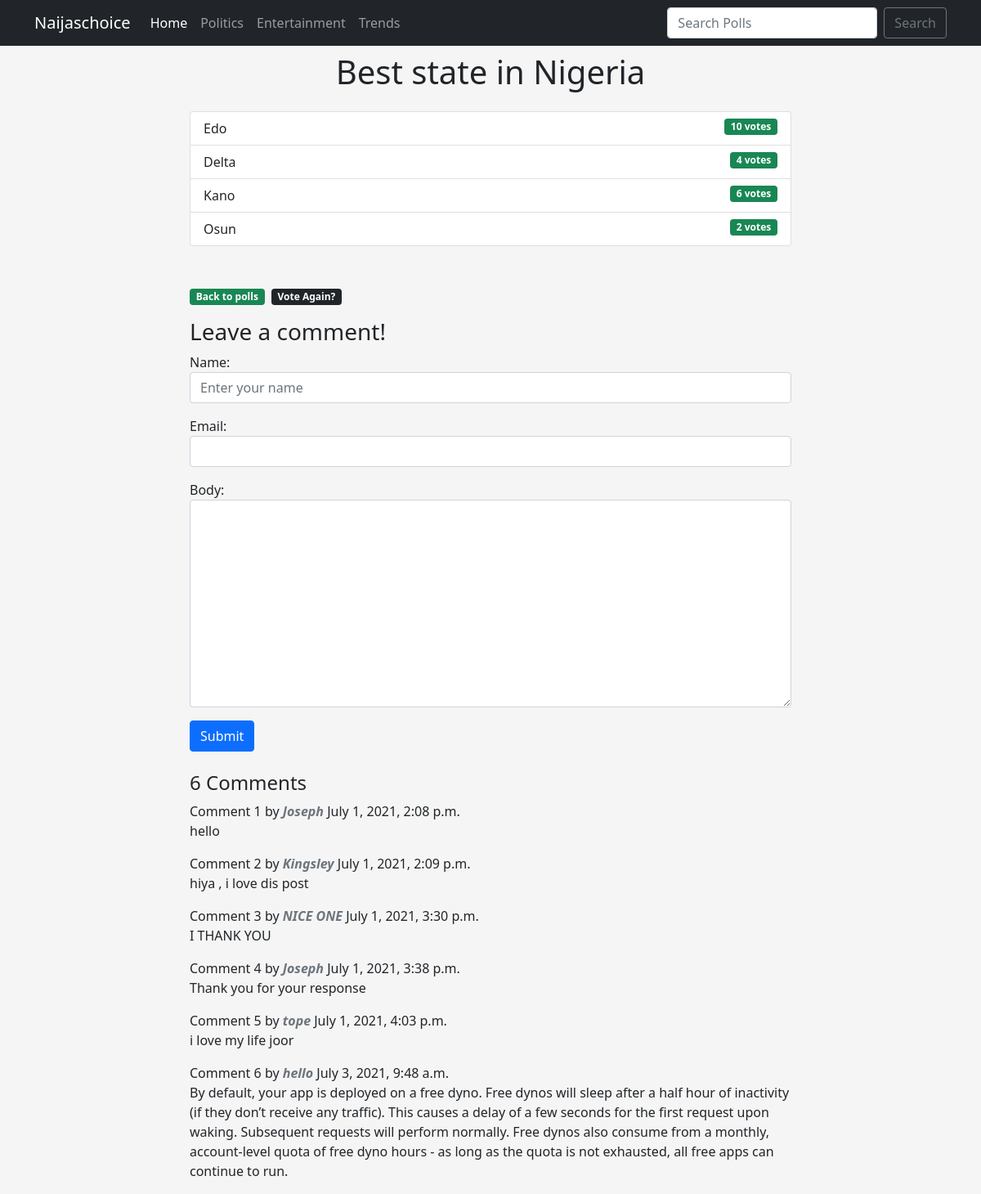
The app's page /2/results/ with its own data.
### polls/models.py (models this page shows, shortened)
class Question(models.Model):
    question_title = models.CharField(max_length=200, blank=False)
    pub_date = models.DateTimeField('date published')
    slug_field = models.CharField(max_length=100, blank=False)
    tags = TaggableManager()

class Choice(models.Model):
    question = models.ForeignKey(Question, on_delete=models.CASCADE)
    choice_text = models.CharField(max_length=200)
    votes = models.IntegerField(default=0)

class Comments(models.Model):
    question = models.ForeignKey(
        Question, on_delete=models.CASCADE, related_name='comments')
    name = models.CharField(max_length=80)
    email = models.EmailField()
    body = models.TextField()
    created_on = models.DateTimeField(auto_now_add=True)
    active = models.BooleanField(default=False)
    class Meta:
        ordering = ['created_on']

### polls/views.py (the view)
# urls.py: path('<int:question_id>/results/', views.results, name='results'),
def results(request, question_id):
    question = get_object_or_404(Question, pk=question_id)
    comments = question.comments.filter(active=True)
    new_comment = None
    if request.method == 'POST':
        form = CommentForm(data=request.POST)
        if form.is_valid():
            new_comment = form.save(commit=False)
            new_comment.question = question
            new_comment.save()
    else:
        form = CommentForm()
    return render(request, 'polls/results.html', {'question': question,
                                                  'form': form, 'new_comment': new_comment, 'comments': comments})

### polls/forms.py
class CommentForm(forms.ModelForm):
    name = forms.CharField(widget=forms.TextInput(
        attrs={'class': 'form-control', 'placeholder': 'Enter your name'}))
    email = forms.EmailField(widget=forms.TextInput(
        attrs={'class': 'form-control'}))
    body = forms.CharField(widget=forms.Textarea(
        attrs={'class': 'form-control'}))
    class Meta:
        model = Comments
        fields = ('name', 'email', 'body')

### templates/polls/results.html (shortened to what this page needs)
{% extends 'base.html' %}
{% block content %}
<h1 class="mb-4 text-center mt-1">{{ question.question_title}}</h1>
<ul class="list-group mb-5">
    {% for choice in question.choice_set.all %}
    <li class="list-group-item">
        {{choice.choice_text}} <span class="badge bg-success float-end">
            {{ choice.votes }} vote{{ choice.votes |pluralize }}
        </span>
    </li>
    {% endfor %}
</ul>
<div class="row">
    <div class="share-col m-auto col-sm-12 col-md-6 justify-content-sm-start gap-2 mt-1">
        <a class="badge bg-success text-decoration-none" href="{% url 'index' %}">Back to polls</a>
        <a class="badge bg-dark text-decoration-none" href="{% url 'detail' question.id%}">Vote Again? </a>
    </div>
        {% load social_share %}
</div>
<div class="mb-4  mt-3">
    <div>
        {% if new_comment %}
        <div class="alert alert-success" role="alert">
            Your comment is awaiting moderation
        </div>
        {% else %}
        <h3>Leave a comment!</h3>
        <form method="POST" class="form-group">
            {{ form.as_p }}
            <button type="submit" class="btn btn-primary" value="Post a reply">Submit</button>
        </form>
        {% endif %}
    </div>
</div>
<div class="mt-4">
    <h4 >
        {{ question.comments.count }} Comment{{ question.comments.count |pluralize }}
    </h4>
</div>
{% for question in question.comments.all %}
<div class="comments">
    <div>
        Comment {{ forloop.counter }} by <span class="text-muted fw-bold fst-italic">{{ question.name }}</span>
        <span class="fw-lighter">{{ question.created_on }}</span>
    </div>
       <p>{{ question.body  }}</p>
</div>
{% endfor %}
</div>
</div>
</div>
{% endblock %}

### staticfiles/css/polls.css (style rules this page uses)
body { background: whitesmoke; }
.share-col { display: flex; justify-content: center; }

### records on screen
Question: question_title "Best state in Nigeria", comments.count "6"
Choice: choice_text "Edo", votes "10"
Choice: choice_text "Delta", votes "4"
Choice: choice_text "Kano", votes "6"
Choice: choice_text "Osun", votes "2"
Comments: name "Joseph", created_on "July 1, 2021, 2:08 p.m.", body "hello"
Comments: name "Kingsley", created_on "July 1, 2021, 2:09 p.m.", body "hiya , i love dis post"
Comments: name "NICE ONE", created_on "July 1, 2021, 3:30 p.m.", body "I THANK YOU"
Comments: name "Joseph", created_on "July 1, 2021, 3:38 p.m.", body "Thank you for your response"
Comments: name "tope", created_on "July 1, 2021, 4:03 p.m.", body "i love my life joor"
Comments: name "hello", created_on "July 3, 2021, 9:48 a.m.", body "By default, your app is deployed on a free dyno. Free dynos will sleep after a half hour of inactivity (if they don’t receive any traffic). This causes a delay of a few seconds for the first request upon waking. Subsequent requests will perform normally. Free dynos also consume from a monthly, account-level quota of free dyno hours - as long as the quota is not exhausted, all free apps can continue to run."
